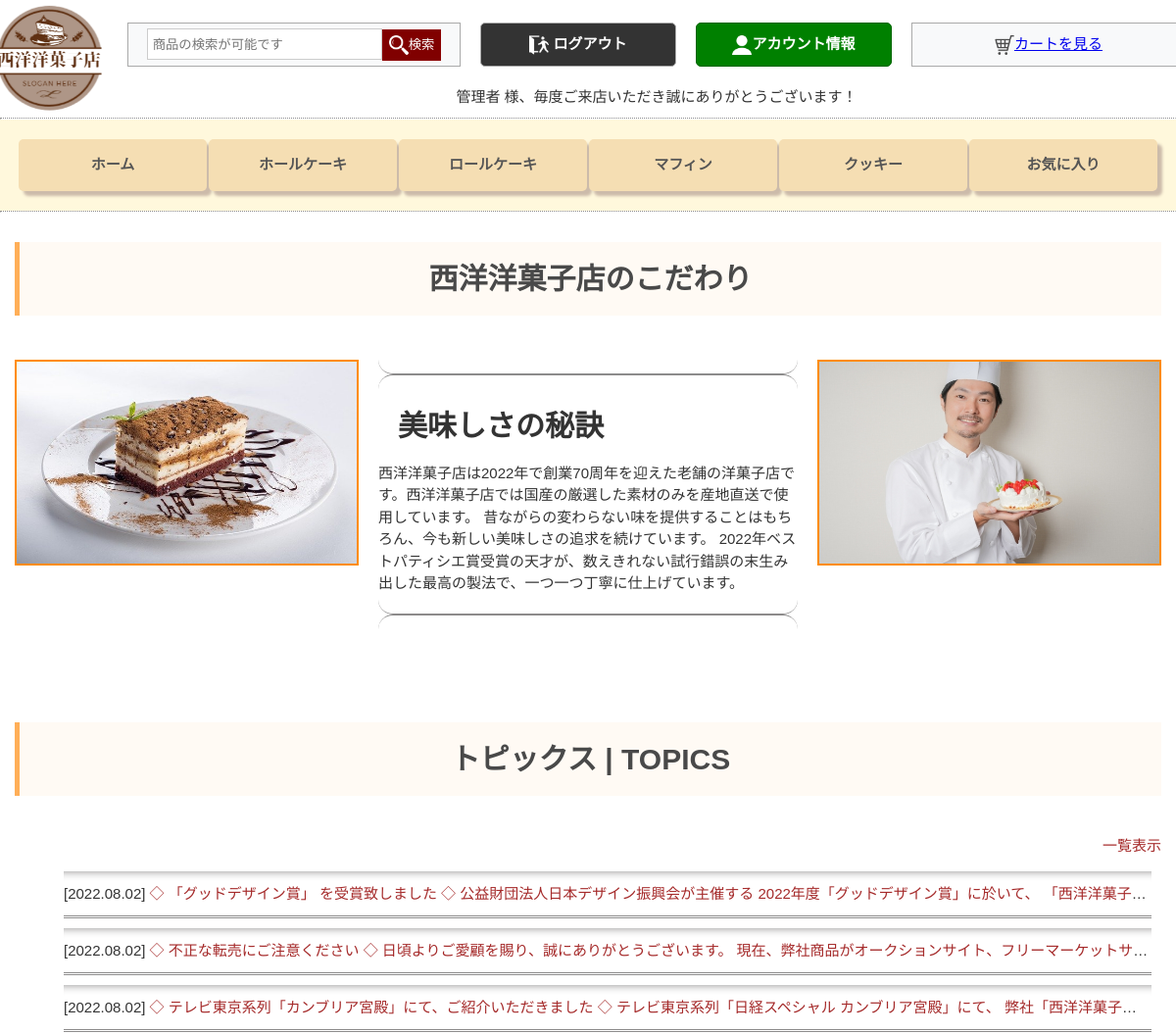
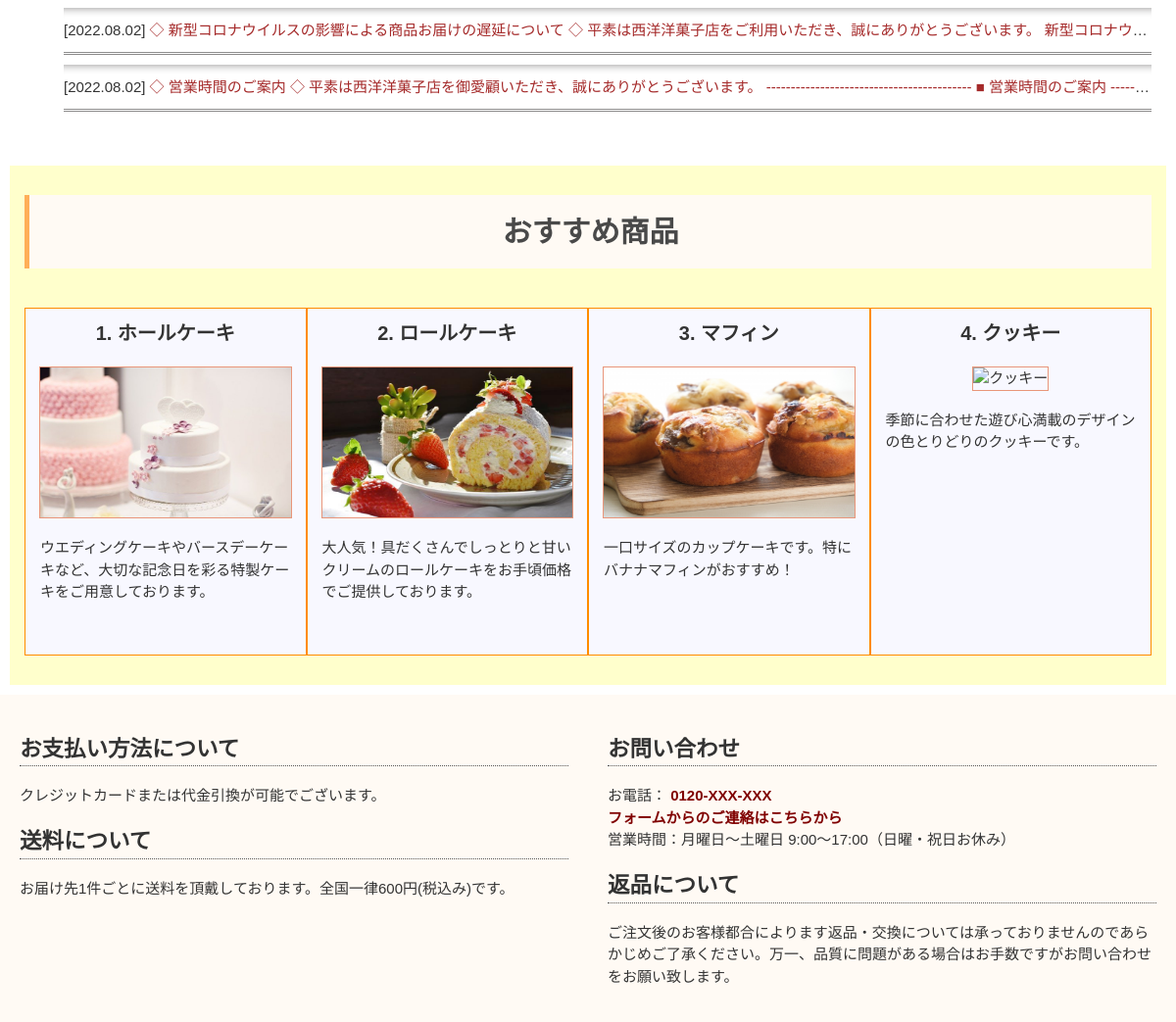
The app's page / (signed in) with its own data (2 pictures, top to bottom).
### app/models.py (models this page shows, shortened)
class Post(models.Model):
    created = models.DateTimeField(
        auto_now_add=True,
        editable=False,
        null=False)
    updated = models.DateTimeField(
        auto_now=True,
        editable=False)
    title = models.CharField(
        max_length=255)
    body = models.TextField(
        blank=True)
    category = models.ForeignKey(
        Category,
        on_delete=models.CASCADE)
    tags = models.ManyToManyField(
        Tag,
        blank=True)
    image = models.ImageField(
        upload_to='post',
        null=True,
        blank=True)

### app/views.py (the view)
# urls.py: path('', views.Index.as_view(), name="index"),
class Index(ListView):
    template_name = "index.html"
    queryset = Post.objects.filter(category=1)
    ordering = '-updated'
    def get_context_data(self):
        ctxt = super().get_context_data()
        ctxt["subtitle"] = ""
        return ctxt

### app/context_processors.py (called while the page is built)
def like(request):
    products = Product.objects.all()
    liked_list = []
    user=request.user
    if user.is_authenticated:
        for product in products:
            liked = product.likeforproduct_set.filter(user=request.user)
            if liked.exists():
                liked_list.append(product.id)
    return dict(liked_list = liked_list)

### cart/context_processors.py (called while the page is built)
def counter(request):
    item_count = 0
    total_count = 0
    if 'admin' in request.path:
        return {}
    else:
        try:
            cart = Cart.objects.filter(cart_id=_cart_id(request))
            cart_items = CartItem.objects.all().filter(cart=cart[:1])
            for cart_item in cart_items:
                total_count += (cart_item.product.price * cart_item.quantity)
                item_count += cart_item.quantity
        except Cart.DoesNotExist:
            item_count = 0
            total_count = 0
    return dict(item_count = item_count,total_count = total_count)

### cart/views.py (called while the page is built)
def _cart_id(request):
    cart = request.session.session_key
    if not cart:
        cart = request.session.create()
    return cart

### search/context_processors.py (called while the page is built)
def search_counter(request):
    search_count = 0
    subtitle = ""
    if 'q' in request.GET:
        query = request.GET.get('q')
        search_count = Product.objects.all().filter(Q(name__contains=query) | Q(description__contains=query),available=True).count()
        subtitle = " | 検索結果"
    return dict(search_count = search_count, subtitle = subtitle)

### app/templates/index.html (shortened to what this page needs)
{% extends "base.html" %}
{% load static %}
{% load humanize %}
{% block main %}
    <section class="section">
        <h1 class="section-headline">西洋洋菓子店のこだわり</h1>
        <figure class="about">
            <img class="about-img" src="{% static 'images/cake-1971552_640.jpg' %}" width="400" height="240" alt="チョコレートケーキ">
            <figcaption class="about-cap">
                <hr class="hr">
                <h2 class="about-headline">美味しさの秘訣</h2>
                <p class="about-description">
                    西洋洋菓子店は2022年で創業70周年を迎えた老舗の洋菓子店です。西洋洋菓子店では国産の厳選した素材のみを産地直送で使用しています。
                    昔ながらの変わらない味を提供することはもちろん、今も新しい美味しさの追求を続けています。
                    2022年ベストパティシエ賞受賞の天才が、数えきれない試行錯誤の末生み出した最高の製法で、一つ一つ丁寧に仕上げています。
                </p>
                <hr class="hr">
            </figcaption>
            <img class="about-img" src="{% static 'images/Patisserie.jpg' %}" width="400" height="240" alt="パティシエ">
        </figure>
    </section>
    <section class="section section-2">
        <div class="topics-listview">
            <h1 class="section-headline">トピックス | TOPICS</h1>
            <a href="/topics" class="topics-link">一覧表示</a>
        </div>
        <ul>
            {% for post in object_list|slice:":5" %}
            <li class="topics-list">
                <article class="topics-article">
                    <nobr><time class="topics-time" datetime={{ post.updated|date:"Ymd" }}>[{{ post.updated|date:"Y.m.d" }}]</time>
                    <a href="/topics#{{ post.id }}" class="topics-link"> ◇ {{ post.title }} ◇ {{ post.body }}</a></nobr>
                </article>
            </li>
            {% endfor %}
        </ul>
    </section>
    <section class="section section-3">
        <h1 class="section-headline">おすすめ商品</h1>
        <ul class="grid grid-col-4">
            <li class="grid-item">
                <article class="card">
                    <a href="/whole" class="card-link">
                        <dl class="feature">
                            <dt class="feature-headline">1. ホールケーキ</dt>
                            <img class="feature-img" src="{% static 'images/wedding-cake-1704427_640.jpg' %}" width="300" height="180" alt="ホールケーキ">
                            <dd class="feature-description">ウエディングケーキやバースデーケーキなど、大切な記念日を彩る特製ケーキをご用意しております。</dd>
                        </dl>
                    </a>
                </article>
            </li>
            <li class="grid-item">
                <article class="card">
                    <a href="#" class="card-link">
                        <dl class="feature">
                            <dt class="feature-headline">2. ロールケーキ</dt>
                            <img  class="feature-img" src="{% static 'images/strawberry-roll-1263099_640.jpg' %}" width="300" height="180" alt="ロールケーキ">
                            <dd class="feature-description">大人気！具だくさんでしっとりと甘いクリームのロールケーキをお手頃価格でご提供しております。</dd>
                        </dl>
                    </a>
                </article>
            </li>
            <li class="grid-item">
                <article class="card">
                    <a href="#" class="card-link">
                        <dl class="feature">
                            <dt class="feature-headline">3. マフィン</dt>
                            <img class="feature-img" src="{% static 'images/cupcakes-2285209_640.jpg' %}" width="300" height="180" alt="マフィン">
                            <dd class="feature-description">一口サイズのカップケーキです。特にバナナマフィンがおすすめ！</dd>
                        </dl>
                    </a>
                </article>
            </li>
            <li class="grid-item">
                <article class="card">
                    <a href="#" class="card-link">
                        <dl class="feature">
                            <dt class="feature-headline">4. クッキー</dt>
                            <img class="feature-img" src="{% static 'images/cookie-1864642_640.jpg' %}" width="300" height="180" alt="クッキー">
                            <dd class="feature-description">季節に合わせた遊び心満載のデザインの色とりどりのクッキーです。</dd>
                        </dl>
                    </a>
                </article>
            </li>
        </ul>
    </section>
{% endblock %}

### app/templates/base.html (shortened to what this page needs)
<!DOCTYPE html>
{% load static %}
{% load humanize %}
<html lang="en">
<head>
    <link rel="stylesheet" href="{% static 'css/sanitize.css' %}">
    <link rel="stylesheet" href="{% static 'css/style.css' %}">
</head>
<body>
    {% include "_header.html" %}
    {% include "_navbar.html" %}
    {% block main %}{% endblock %}
    {% include "_footer.html" %}
</body>
</html>

### app/templates/_header.html (shortened to what this page needs)
{% load static %}
{% load humanize %}
<div id="page_top">
    <div class="header">
        <div>
            <a class="header-logo" href="{% url 'app:index' %}"><img class="header-logo-img" src="{% static 'images/logo.png' %}" width="120px" height="120px"></a>
        </div>
        <div class="header-right">
            <div class="header">
            <div class="search-form">
                <form class="form-inline" action="{% url 'search:search_result' %}" method="get">
                    <input class="search-input" type="search" placeholder="商品の検索が可能です" aria-label="Search" name="q"><button class="search-button" type="submit"><img class="header-icon" src="{% static 'images/search.png' %}" width="20px" height="20px">検索</button>
                </form>
            </div>
            {% if user.is_authenticated %}
            <a href="{% url 'logout' %}" class="header-link">
                <div class="header-login">
                    <img class="header-icon" src="{% static 'images/logout.png' %}" width="20px" height="20px"> ログアウト
                </div>
            </a>
            <a href="/account" class="header-link">
                <div class="header-user">
                    <img class="header-icon" src="{% static 'images/account.png' %}" width="20px" height="20px">アカウント情報
                </div>
            </a>
            {% endif %}
            {% if item_count > 0 %}
                <div class="header-cart">
                    <img class="header-icon" src="{% static 'images/cart.png' %}" width="20px" height="20px"><a class="nav-link" href="{% url 'cart:cart_detail' %}">カートを見る</a> {{item_count}}点　{{total_count| intcomma:False}}円
            {% else %}
                <div class="header-cart">
                    <img class="header-icon" src="{% static 'images/cart.png' %}" width="20px" height="20px"><a class="nav-link" href="{% url 'cart:cart_detail' %}">カートを見る</a>
            {% endif %}
                </div>
            </div>
            {% if user.is_anonymous %}
            <p class="header-p">ゲスト 様、ご来店いただき誠にありがとうございます！</p>
            {% else %}
                {% if user.username == "admin" %}
                <p class="header-p">管理者 様、毎度ご来店いただき誠にありがとうございます！</p>
                {% else %}
                <p class="header-p">{{ user.profile.display_name }} 様、毎度ご来店いただき誠にありがとうございます！</p>
                {% endif %}
            {% endif %}
        </div>
    </div>
</div>

### app/templates/_navbar.html
<header id="header">
    <hr class="navbar-hr">
    <div class="navbar">
        <a href="/" class="navbar-link">ホーム</a>
        <a href="/whole" class="navbar-link">ホールケーキ</a>
        <a href="/roll" class="navbar-link">ロールケーキ</a>
        <a href="/cup" class="navbar-link">マフィン</a>
        <a href="/cookie" class="navbar-link">クッキー</a>
        <a href="/favorite" class="navbar-link">お気に入り</a>
    </div>
    <hr class="navbar-hr">
</header>

### app/templates/_footer.html
<div class="footer">
    <div class="footer-box">
        <h2 class="footer-h">お支払い方法について</h2>
        <p>クレジットカードまたは代金引換が可能でございます。</p>
        <h2 class="footer-h">送料について</h2>
        <p>お届け先1件ごとに送料を頂戴しております。全国一律600円(税込み)です。</p>
    </div>
    <div class="footer-box">
        <h2 class="footer-h">お問い合わせ</h2>
        <p>お電話： <a class="footer-link" href="tel:0120-XXX-XXX">0120-XXX-XXX</a><br/>
            <a class="footer-link" href="/contact">フォームからのご連絡はこちらから</a><br/>
            営業時間：月曜日～土曜日 9:00～17:00（日曜・祝日お休み）</p>
        <h2 class="footer-h">返品について</h2>
        <p>ご注文後のお客様都合によります返品・交換については承っておりませんのであらかじめご了承ください。万一、品質に問題がある場合はお手数ですがお問い合わせをお願い致します。</p>
    </div>
</div>

### app/static/css/sanitize.css (style rules this page uses)
html { cursor: default; line-height: 1.5; -moz-tab-size: 4; tab-size: 4; -webkit-tap-highlight-color: transparent ; -ms-text-size-adjust: 100%; -webkit-text-size-adjust: 100%; word-break: break-word; }
body { margin: 0; }
h1 { font-size: 2em; margin: 0.67em 0; }
dl dl, dl ol, dl ul, ol dl, ul dl { margin: 0; }
hr { height: 0; overflow: visible; }
a { background-color: transparent; }
audio, canvas, iframe, img, svg, video { vertical-align: middle; }
img { border-style: none; }
button, input, select { margin: 0; }
button { overflow: visible; text-transform: none; }
button, [type="button"], [type="reset"], [type="submit"] { -webkit-appearance: button; }
input { overflow: visible; }
[type="search"] { -webkit-appearance: textfield; outline-offset: -2px; }
a, area, button, input, label, select, summary, textarea, [tabindex] { -ms-touch-action: manipulation; touch-action: manipulation; }

### records on screen
Post: updated "2022.08.02", title "「グッドデザイン賞」 を受賞致しました", body "公益財団法人日本デザイン振興会が主催する 2022年度「グッドデザイン賞」に於いて、 「西洋洋菓子…"
Post: updated "2022.08.02", title "不正な転売にご注意ください", body "日頃よりご愛顧を賜り、誠にありがとうございます。 現在、弊社商品がオークションサイト、フリーマーケットサ…"
Post: updated "2022.08.02", title "テレビ東京系列「カンブリア宮殿」にて、ご紹介いただきました", body "テレビ東京系列「日経スペシャル カンブリア宮殿」にて、 弊社「西洋洋菓子…"
Post: updated "2022.08.02", title "新型コロナウイルスの影響による商品お届けの遅延について", body "平素は西洋洋菓子店をご利用いただき、誠にありがとうございます。 新型コロナウ…"
Post: updated "2022.08.02", title "営業時間のご案内", body "平素は西洋洋菓子店を御愛顧いただき、誠にありがとうございます。 ------------------------------------------ ■ 営業時間のご案内 -----…"
